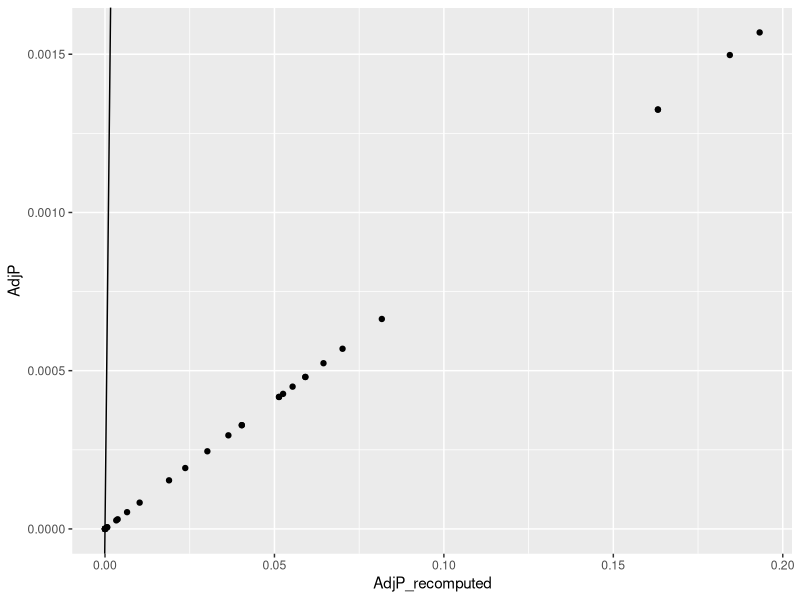

The R script that drew this image:
## ---- chunk 1
library(magrittr)
library(tidyverse)
## ---- chunk 2
screen_data <- read_csv("input/p38_data.csv")
## ---- chunk 3
screen_data <-
  screen_data %>%
  mutate(AdjP_recomputed = p.adjust(KSP5, method = "BH"))
## ---- chunk 4
screen_data %>%
  ggplot(aes(AdjP_recomputed, AdjP)) + geom_point() + geom_abline(slope = 1)
## ---- chunk 5
lm(AdjP ~ AdjP_recomputed, screen_data) %>%
  broom::tidy()
